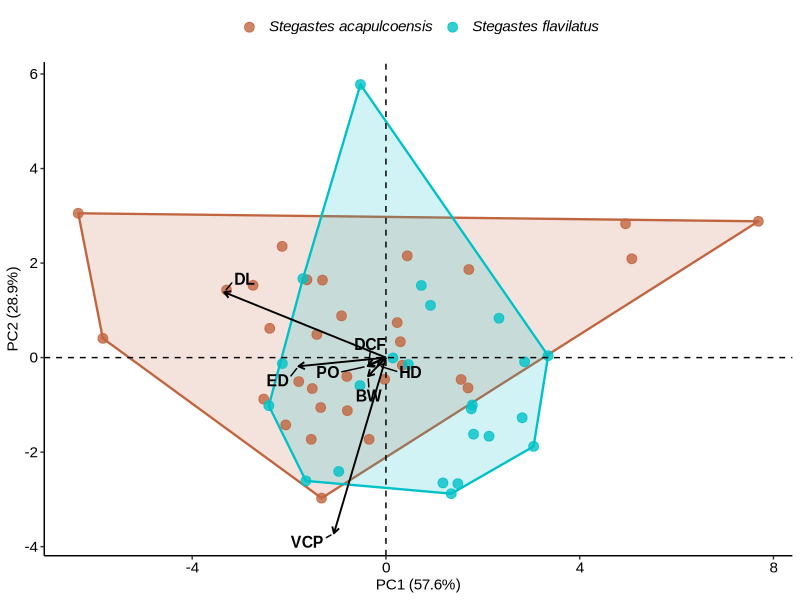
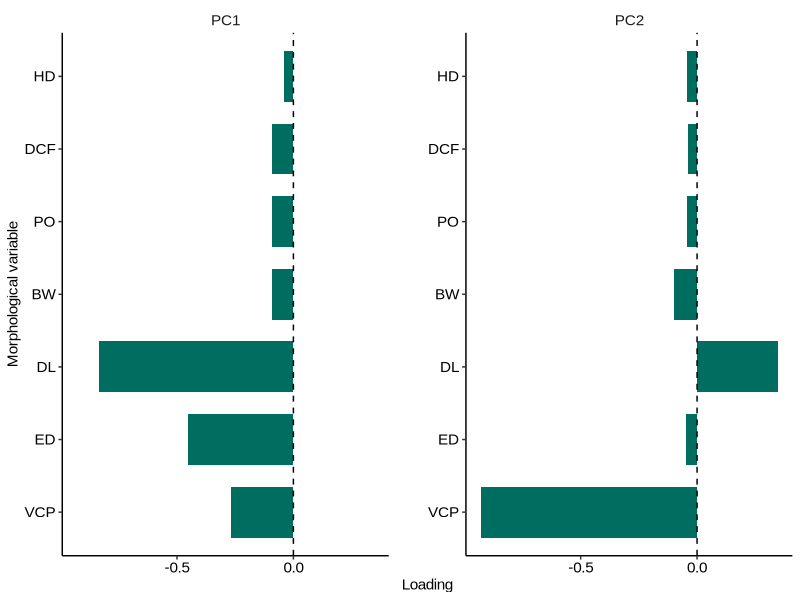
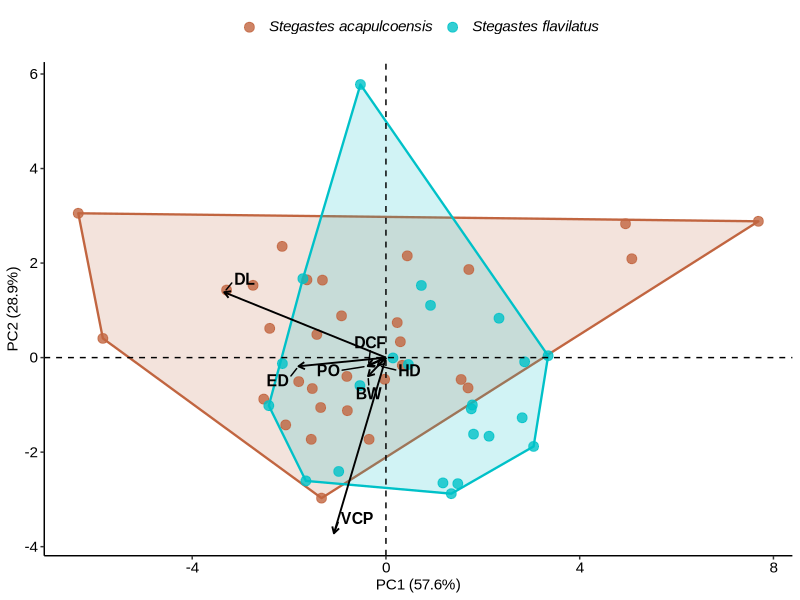
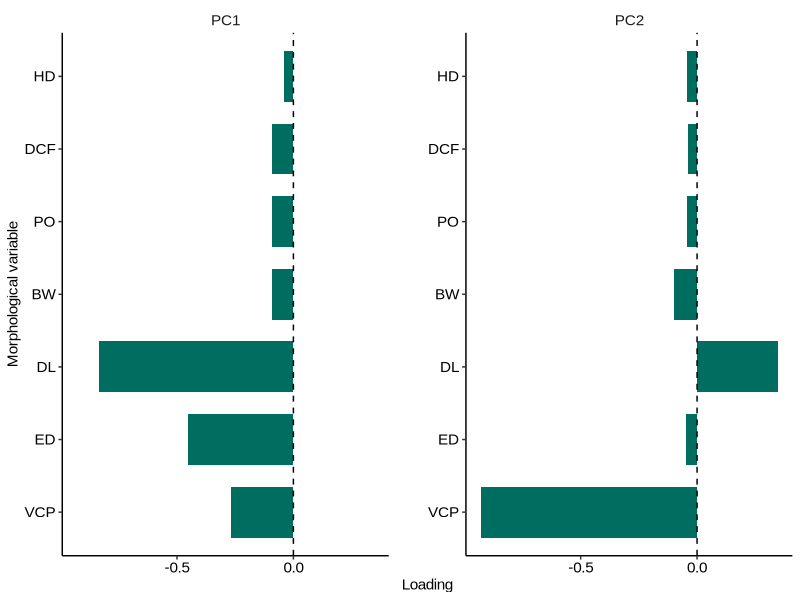

Generate these figures, in order, with R:
# ============================================================
# MORPHOLOGICAL ANALYSIS
# Stegastes acapulcoensis vs S. flavilatus
#
# Variables expressed as SL / morphological measurement
# PCA performed on centered, unscaled variables
# ============================================================


# ============================================================
# 0. PACKAGES
# ============================================================

library(tidyverse)
library(vegan)
library(ggplot2)
library(ggrepel)
library(grid)


# ============================================================
# 1. IMPORT DATA
# ============================================================

morph <- read.csv(
  "Morphological metrics.csv",
  header = TRUE,
  check.names = FALSE
)


# ------------------------------------------------------------
# Inspect data
# ------------------------------------------------------------

str(morph)
head(morph)
table(morph$species)


# ------------------------------------------------------------
# Keep variables used in the analysis
# ------------------------------------------------------------

morph <- morph %>%
  select(
    individual,
    species,
    ED,
    PO,
    VCP,
    DCF,
    DL,
    HD,
    BW
  ) %>%
  mutate(
    species = factor(species)
  )


# Morphological variables
morph_vars <- c(
  "ED",
  "PO",
  "VCP",
  "DCF",
  "DL",
  "HD",
  "BW"
)


# ------------------------------------------------------------
# Basic checks
# ------------------------------------------------------------

# Number of individuals per species
table(morph$species)

# Missing values
colSums(is.na(morph[, morph_vars]))

# Descriptive summary
summary(morph[, morph_vars])


# ============================================================
# 2. PERMANOVA
# Unscaled morphological proportions
# Euclidean distance
# ============================================================

morph_raw <- morph[, morph_vars]


# Euclidean distance matrix
d_morph_raw <- dist(
  morph_raw,
  method = "euclidean"
)


# PERMANOVA
set.seed(123)

perm_morph_raw <- adonis2(
  d_morph_raw ~ species,
  data = morph,
  permutations = 9999
)

print(perm_morph_raw)


# ============================================================
# 3. PERMDISP
# Homogeneity of multivariate dispersion
# ============================================================

disp_morph_raw <- betadisper(
  d_morph_raw,
  group = morph$species
)


set.seed(123)

permdisp_morph_raw <- permutest(
  disp_morph_raw,
  permutations = 9999
)

print(permdisp_morph_raw)


# ============================================================
# 4. PRINCIPAL COMPONENT ANALYSIS (PCA)
# Centered but NOT scaled
# ============================================================

pca_morph_raw <- prcomp(
  morph[, morph_vars],
  center = TRUE,
  scale. = FALSE
)


# PCA summary
summary(pca_morph_raw)


# ============================================================
# 5. PCA VARIANCE EXPLAINED
# ============================================================

eigenvalues_raw <- pca_morph_raw$sdev^2


variance_raw <- (
  eigenvalues_raw /
    sum(eigenvalues_raw)
) * 100


pca_variance_raw <- data.frame(
  PC = paste0(
    "PC",
    seq_along(eigenvalues_raw)
  ),
  Eigenvalue = eigenvalues_raw,
  Variance_percent = variance_raw,
  Cumulative_percent = cumsum(variance_raw)
)


print(pca_variance_raw)


# Variance explained by PC1 and PC2
var_PC1_raw <- variance_raw[1]
var_PC2_raw <- variance_raw[2]


cat(
  "\nPC1 =",
  round(var_PC1_raw, 1),
  "%\n"
)

cat(
  "PC2 =",
  round(var_PC2_raw, 1),
  "%\n"
)

cat(
  "PC1 + PC2 =",
  round(var_PC1_raw + var_PC2_raw, 1),
  "%\n"
)


# ============================================================
# 6. PCA SCORES
# ============================================================

scores_raw <- as.data.frame(
  pca_morph_raw$x
) %>%
  mutate(
    species = morph$species,
    individual = morph$individual
  )


head(scores_raw)


# ============================================================
# 7. PCA LOADINGS
# ============================================================

loadings_raw <- as.data.frame(
  pca_morph_raw$rotation
) %>%
  rownames_to_column(
    "Variable"
  )


print(loadings_raw)


# ------------------------------------------------------------
# Loadings for PC1 and PC2 only
# ------------------------------------------------------------

loadings_PC12_raw <- loadings_raw %>%
  select(
    Variable,
    PC1,
    PC2
  )


print(loadings_PC12_raw)


# ============================================================
# 8. CONVEX HULLS
# ============================================================

hulls_raw <- scores_raw %>%
  group_by(species) %>%
  slice(
    chull(
      PC1,
      PC2
    )
  ) %>%
  ungroup()


# ============================================================
# 9. LOADINGS FOR MORPHOSPACE
# ============================================================

# Multiplication factor ONLY for graphical representation
# This does not modify PCA loadings or PCA results.

arrow_mult_raw <- 4


loadings_plot_raw <- loadings_PC12_raw %>%
  mutate(
    PC1_plot = PC1 * arrow_mult_raw,
    PC2_plot = PC2 * arrow_mult_raw
  )


# ============================================================
# 10. MORPHOSPACE
# Convex hulls + morphological vectors
# ============================================================


# ------------------------------------------------------------
# Species colors
# ------------------------------------------------------------

col_species <- c(
  "S. acapulcoensis" = "#C16540",
  "S. flavilatus"    = "#00C1C8"
)


# ------------------------------------------------------------
# Species names in italics
# ------------------------------------------------------------

long_labels <- c(
  expression(
    italic("Stegastes acapulcoensis")
  ),
  expression(
    italic("Stegastes flavilatus")
  )
)


# ------------------------------------------------------------
# Morphospace
# ------------------------------------------------------------

pca_hull_biplot <- ggplot(
  scores_raw,
  aes(
    x = PC1,
    y = PC2,
    color = species
  )
) +
  
  # Convex hulls
  geom_polygon(
    data = hulls_raw,
    aes(
      x = PC1,
      y = PC2,
      group = species,
      fill = species,
      color = species
    ),
    alpha = 0.18,
    linewidth = 0.8,
    show.legend = FALSE
  ) +
  
  # Individuals
  geom_point(
    size = 3,
    alpha = 0.8
  ) +
  
  # Horizontal zero line
  geom_hline(
    yintercept = 0,
    linetype = "dashed",
    linewidth = 0.5,
    color = "black"
  ) +
  
  # Vertical zero line
  geom_vline(
    xintercept = 0,
    linetype = "dashed",
    linewidth = 0.5,
    color = "black"
  ) +
  
  # Morphological vectors
  geom_segment(
    data = loadings_plot_raw,
    aes(
      x = 0,
      y = 0,
      xend = PC1_plot,
      yend = PC2_plot
    ),
    inherit.aes = FALSE,
    arrow = arrow(
      length = grid::unit(
        0.18,
        "cm"
      )
    ),
    linewidth = 0.65,
    color = "black"
  ) +
  
  # Variable labels
  ggrepel::geom_text_repel(
    data = loadings_plot_raw,
    aes(
      x = PC1_plot,
      y = PC2_plot,
      label = Variable
    ),
    inherit.aes = FALSE,
    size = 4,
    color = "black",
    family = "Arial",
    fontface = "bold",
    min.segment.length = 0,
    box.padding = 0.4,
    point.padding = 0.2,
    max.overlaps = Inf
  ) +
  
  # Species colors
  scale_color_manual(
    values = col_species,
    labels = long_labels
  ) +
  
  scale_fill_manual(
    values = col_species,
    guide = "none"
  ) +
  
  # Axis labels
  labs(
    title = NULL,
    x = paste0(
      "PC1 (",
      round(var_PC1_raw, 1),
      "%)"
    ),
    y = paste0(
      "PC2 (",
      round(var_PC2_raw, 1),
      "%)"
    ),
    color = NULL
  ) +
  
  # Theme
  theme_classic(
    base_family = "Arial"
  ) +
  
  theme(
    text = element_text(
      size = 11,
      family = "Arial"
    ),
    
    axis.title = element_text(
      size = 11,
      family = "Arial"
    ),
    
    axis.text = element_text(
      size = 11,
      family = "Arial",
      color = "black"
    ),
    
    legend.position = "top",
    
    legend.title = element_blank(),
    
    legend.text = element_text(
      size = 11,
      family = "Arial"
    )
  )


# Display morphospace
print(pca_hull_biplot)

############################################################
# 26) EXPORT HIGH-RESOLUTION FIGURE
############################################################

ggsave(
  filename = paste0(
    "F:/Doctorado/TESIS version 3/",
    "capitulo 2.- corregido/figuras/PCA.tiff"
  ),
  plot = pca_hull_biplot,
  device = "tiff",
  dpi = 500,
  compression = "lzw",
  width = 6,
  height = 6,
  units = "in"
)


# ============================================================
# 11. PCA LOADINGS — NUMERICAL VALUES
# ============================================================

print(
  loadings_PC12_raw
)

# ============================================================
# 12. GRAPH OF PCA LOADINGS
# PC1 and PC2
# ============================================================

# ------------------------------------------------------------
# Prepare loadings
# ------------------------------------------------------------

loadings_long_raw <- loadings_PC12_raw %>%
  pivot_longer(
    cols = c(PC1, PC2),
    names_to = "PC",
    values_to = "Loading"
  )


# ------------------------------------------------------------
# Color
# ------------------------------------------------------------

col_loadings <- "#006D61"


# ------------------------------------------------------------
# Loadings plot
# ------------------------------------------------------------

p_loadings <- ggplot(
  loadings_long_raw,
  aes(
    x = reorder(Variable, Loading),
    y = Loading
  )
) +
  
  # Bars
  geom_col(
    width = 0.70,
    fill = col_loadings
  ) +
  
  # Horizontal bars
  coord_flip() +
  
  # Separate PC1 and PC2
  facet_wrap(
    ~ PC,
    ncol = 2,
    scales = "free_y"
  ) +
  
  # Zero reference
  geom_hline(
    yintercept = 0,
    linetype = "dashed",
    linewidth = 0.5,
    color = "black"
  ) +
  
  # Labels
  labs(
    x = "Morphological variable",
    y = "Loading"
  ) +
  
  # Same style as morphospace
  theme_classic(
    base_family = "Arial"
  ) +
  
  theme(
    text = element_text(
      size = 11,
      family = "Arial"
    ),
    
    axis.title = element_text(
      size = 11,
      family = "Arial"
    ),
    
    axis.text = element_text(
      size = 11,
      family = "Arial",
      color = "black"
    ),
    
    strip.text = element_text(
      size = 11,
      family = "Arial"
    ),
    
    strip.background = element_blank(),
    
    panel.spacing = grid::unit(
      1,
      "cm"
    )
  )


# Display figure
print(p_loadings)

############################################################
#EXPORT HIGH-RESOLUTION FIGURE
############################################################

ggsave(
  filename = paste0(
    "F:/Doctorado/TESIS version 3/",
    "capitulo 2.- corregido/figuras/loadings.tiff"
  ),
  plot = p_loadings,
  device = "tiff",
  dpi = 500,
  compression = "lzw",
  width = 6,
  height = 6,
  units = "in"
)
# ============================================================
# 13. MEAN MORPHOLOGICAL PROPORTIONS ± SD BY SPECIES
# ============================================================

morph_summary_raw <- morph %>%
  group_by(species) %>%
  summarise(
    across(
      all_of(morph_vars),
      list(
        Mean = ~ mean(
          .x,
          na.rm = TRUE
        ),
        SD = ~ sd(
          .x,
          na.rm = TRUE
        )
      ),
      .names = "{.col}_{.fn}"
    ),
    .groups = "drop"
  )


print(
  morph_summary_raw,
  width = Inf
)


# ============================================================
# 14. MORPHOLOGICAL SUMMARY — LONG FORMAT
# ============================================================

morph_table_raw <- morph %>%
  pivot_longer(
    cols = all_of(
      morph_vars
    ),
    names_to = "Variable",
    values_to = "Value"
  ) %>%
  
  group_by(
    species,
    Variable
  ) %>%
  
  summarise(
    n = sum(
      !is.na(Value)
    ),
    Mean = mean(
      Value,
      na.rm = TRUE
    ),
    SD = sd(
      Value,
      na.rm = TRUE
    ),
    .groups = "drop"
  ) %>%
  
  mutate(
    `Mean ± SD` = sprintf(
      "%.2f ± %.2f",
      Mean,
      SD
    )
  )


print(
  morph_table_raw,
  n = Inf
)


# ============================================================
# 15. FINAL TABLE
# Variables as rows and species as columns
# ============================================================

morph_table_wide_raw <- morph_table_raw %>%
  
  select(
    species,
    Variable,
    `Mean ± SD`
  ) %>%
  
  pivot_wider(
    names_from = species,
    values_from = `Mean ± SD`
  )


# Preserve morphological variable order
morph_table_wide_raw <- morph_table_wide_raw %>%
  mutate(
    Variable = factor(
      Variable,
      levels = morph_vars
    )
  ) %>%
  arrange(
    Variable
  )


print(
  morph_table_wide_raw,
  n = Inf
)
